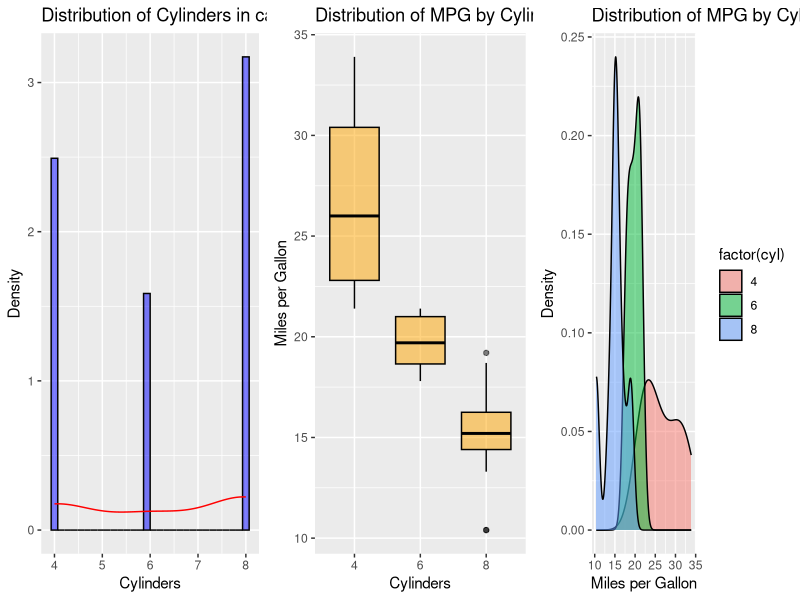

The R script that drew this image:
library(ggplot2)
library(gridExtra)

data(mtcars)
cars <- mtcars
# Histogram
hist_cyl <- ggplot(cars, aes(x = cyl)) + 
  geom_histogram(aes(y = ..density..), fill = "blue", color = "black", alpha = 0.5) + 
  geom_density(color = "red") +
  labs(title = "Distribution of Cylinders in cars",
       x = "Cylinders", y = "Density")

# Boxplot
boxplot_mpg <- ggplot(cars, aes(x = factor(cyl), y = mpg)) + 
  geom_boxplot(fill = "orange", color = "black", alpha = 0.5) + 
  labs(title = "Distribution of MPG by Cylinders in cars",
       x = "Cylinders", y = "Miles per Gallon")

# Density Plot
density_cyl_mpg <- ggplot(cars, aes(x = mpg, fill = factor(cyl))) + 
  geom_density(alpha = 0.5) +
  labs(title = "Distribution of MPG by Cylinders in cars",
       x = "Miles per Gallon", y = "Density")

# Combine visualizations with grid layout
grid.arrange(hist_cyl, boxplot_mpg, density_cyl_mpg, ncol = 3)